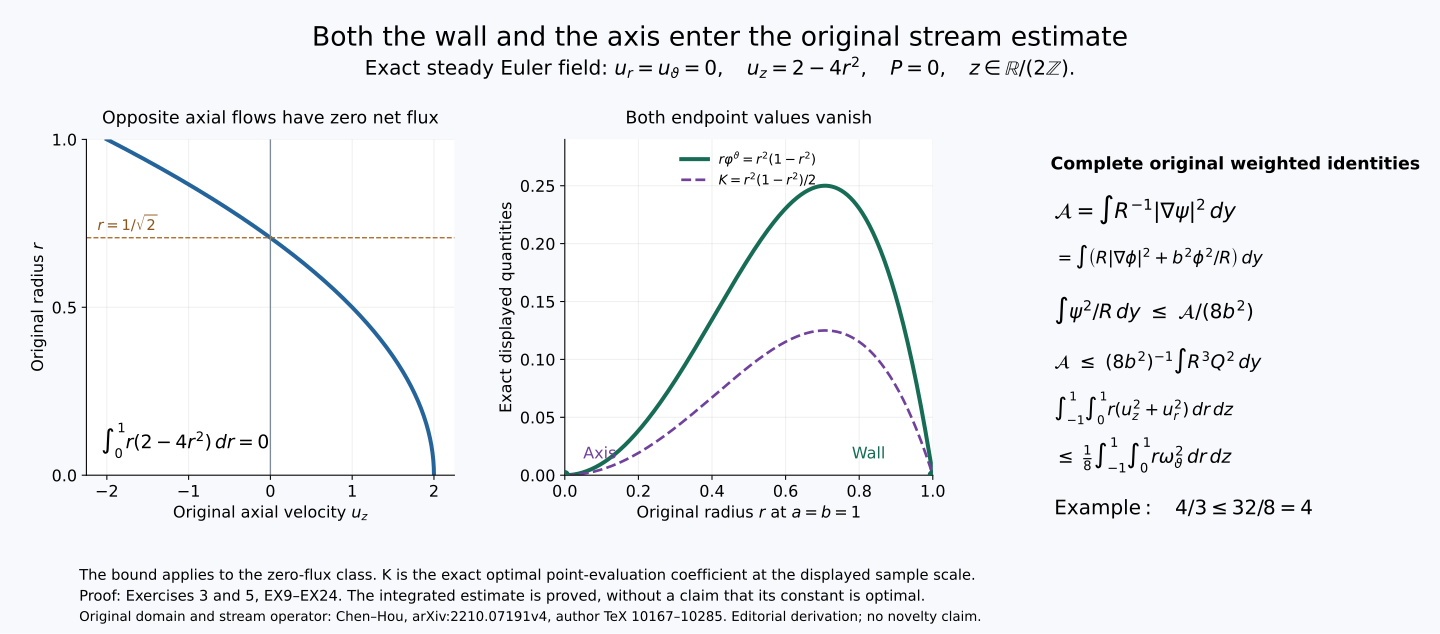

Recreate this plot in Python.
"""Exact original-cylinder example and two-boundary stream estimate."""
from pathlib import Path
import numpy as np
import matplotlib
matplotlib.use('Agg')
import matplotlib.pyplot as plt
R=Path(__file__).resolve().parent
plt.rcParams.update({'font.family':'DejaVu Sans','font.size':12,'mathtext.fontset':'dejavusans'})
r=np.linspace(0,1,501);u=2-4*r*r;psi=r*r*(1-r*r);K=r*r*(1-r*r)/2
fig,axs=plt.subplots(1,3,figsize=(15,6.6),facecolor='#f7f9fc')
fig.suptitle('Both the wall and the axis enter the original stream estimate',fontsize=20,y=.96)
fig.text(.5,.882,r'Exact steady Euler field: $u_r=u_\vartheta=0,\quad u_z=2-4r^2,\quad P=0,\quad z\in\mathbb{R}/(2\mathbb{Z})$.',ha='center',fontsize=15)
axs[0].plot(u,r,color='#24649b',lw=3)
axs[0].axvline(0,color='#808b99',lw=1)
axs[0].axhline(1/np.sqrt(2),color='#a86926',lw=1,ls='--')
axs[0].set(xlabel=r'Original axial velocity $u_z$',ylabel=r'Original radius $r$',xlim=(-2.25,2.25),ylim=(0,1),yticks=[0,.5,1])
axs[0].set_title('Opposite axial flows have zero net flux',fontsize=13,pad=12)
axs[0].text(.04,.08,r'$\int_0^1r(2-4r^2)\,dr=0$',transform=axs[0].transAxes,fontsize=14)
axs[0].text(.03,.73,r'$r=1/\sqrt{2}$',transform=axs[0].transAxes,fontsize=11,color='#8b541b')
axs[1].plot(r,psi,color='#176c55',lw=3,label=r'$r\varphi^\vartheta=r^2(1-r^2)$')
axs[1].plot(r,K,color='#70429b',lw=2,ls='--',label=r'$K=r^2(1-r^2)/2$')
axs[1].set(xlabel=r'Original radius $r$ at $a=b=1$',ylabel='Exact displayed quantities',xlim=(0,1),ylim=(0,.29))
axs[1].set_title('Both endpoint values vanish',fontsize=13,pad=12);axs[1].legend(loc='upper center',fontsize=10,frameon=False)
axs[1].scatter([0,1],[0,0],s=45,color='#176c55',zorder=5)
axs[1].text(.05,.05,'Axis',transform=axs[1].transAxes,color='#70429b')
axs[1].text(.78,.05,'Wall',transform=axs[1].transAxes,color='#176c55')
axs[2].axis('off')
axs[2].text(.02,.95,'Complete original weighted identities',fontsize=13,weight='bold',va='top')
lines=[
(r'$\mathcal{A}=\int R^{-1}|\nabla\psi|^2\,dy$',16),
(r'$=\int\left(R|\nabla\phi|^2+b^2\phi^2/R\right)\,dy$',13),
(r'$\int\psi^2/R\,dy\ \leq\ \mathcal{A}/(8b^2)$',15),
(r'$\mathcal{A}\ \leq\ (8b^2)^{-1}\int R^3Q^2\,dy$',14),
(r'$\int_{-1}^{1}\int_0^1 r(u_z^2+u_r^2)\,dr\,dz$',13),
(r'$\leq\ \frac{1}{8}\int_{-1}^{1}\int_0^1r\omega_\vartheta^2\,dr\,dz$',14),
(r'$\mathrm{Example:}\quad 4/3\leq 32/8=4$',15)]
for yy,(txt,size) in zip([.79,.65,.49,.34,.20,.06,-.10],lines):axs[2].text(.03,yy,txt,fontsize=size,va='center')
for ax in axs[:2]:ax.spines[['top','right']].set_visible(False);ax.grid(alpha=.18)
fig.text(.055,.085,'The bound applies to the zero-flux class. K is the exact optimal point-evaluation coefficient at the displayed sample scale.',fontsize=11)
fig.text(.055,.052,'Proof: Exercises 3 and 5, EX9–EX24. The integrated estimate is proved, without a claim that its constant is optimal.',fontsize=11)
fig.text(.055,.020,'Original domain and stream operator: Chen–Hou, arXiv:2210.07191v4, author TeX 10167–10285. Editorial derivation; no novelty claim.',fontsize=10)
fig.subplots_adjust(top=.78,bottom=.25,left=.06,right=.98,wspace=.30)
for ext in ['png','svg']:fig.savefig(R/('original-cylinder-stream-energy.'+ext),dpi=175,facecolor=fig.get_facecolor())
